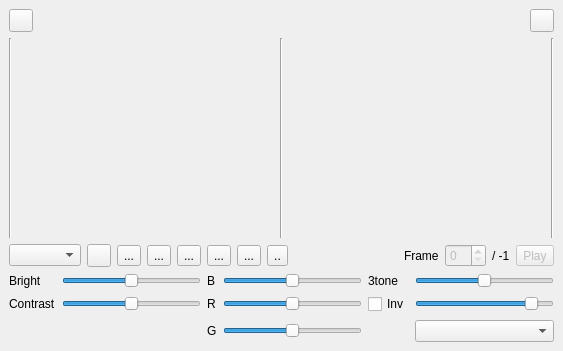
<?xml version="1.0" encoding="UTF-8"?>
<ui version="4.0">
 <class>MainWindow</class>
 <widget class="QMainWindow" name="MainWindow">
  <property name="enabled">
   <bool>true</bool>
  </property>
  <property name="geometry">
   <rect>
    <x>0</x>
    <y>0</y>
    <width>559</width>
    <height>351</height>
   </rect>
  </property>
  <property name="sizePolicy">
   <sizepolicy hsizetype="Minimum" vsizetype="Minimum">
    <horstretch>0</horstretch>
    <verstretch>0</verstretch>
   </sizepolicy>
  </property>
  <property name="baseSize">
   <size>
    <width>560</width>
    <height>360</height>
   </size>
  </property>
  <property name="windowTitle">
   <string>GFXcon</string>
  </property>
  <property name="windowIcon">
   <iconset resource="resources.qrc">
    <normaloff>:/icon.png</normaloff>:/icon.png</iconset>
  </property>
  <property name="autoFillBackground">
   <bool>false</bool>
  </property>
  <widget class="QWidget" name="centralwidget">
   <property name="sizePolicy">
    <sizepolicy hsizetype="Minimum" vsizetype="Minimum">
     <horstretch>0</horstretch>
     <verstretch>0</verstretch>
    </sizepolicy>
   </property>
   <layout class="QVBoxLayout" name="verticalLayout">
    <item>
     <layout class="QHBoxLayout" name="horizontalLayout">
      <item>
       <widget class="QToolButton" name="tbOpen">
        <property name="icon">
         <iconset resource="resources.qrc">
          <normaloff>:/open.png</normaloff>:/open.png</iconset>
        </property>
       </widget>
      </item>
      <item>
       <spacer name="horizontalSpacer_2">
        <property name="orientation">
         <enum>Qt::Horizontal</enum>
        </property>
        <property name="sizeHint" stdset="0">
         <size>
          <width>40</width>
          <height>20</height>
         </size>
        </property>
       </spacer>
      </item>
      <item>
       <widget class="QToolButton" name="tbSave">
        <property name="icon">
         <iconset resource="resources.qrc">
          <normaloff>:/save.png</normaloff>:/save.png</iconset>
        </property>
        <property name="popupMode">
         <enum>QToolButton::InstantPopup</enum>
        </property>
       </widget>
      </item>
     </layout>
    </item>
    <item>
     <layout class="QHBoxLayout" name="horizontalLayout_2">
      <item>
       <widget class="Line" name="line">
        <property name="orientation">
         <enum>Qt::Vertical</enum>
        </property>
       </widget>
      </item>
      <item>
       <widget class="MLabel" name="labSrc">
        <property name="sizePolicy">
         <sizepolicy hsizetype="Minimum" vsizetype="Minimum">
          <horstretch>0</horstretch>
          <verstretch>0</verstretch>
         </sizepolicy>
        </property>
        <property name="minimumSize">
         <size>
          <width>256</width>
          <height>192</height>
         </size>
        </property>
        <property name="alignment">
         <set>Qt::AlignLeading|Qt::AlignLeft|Qt::AlignTop</set>
        </property>
       </widget>
      </item>
      <item>
       <widget class="Line" name="line_4">
        <property name="orientation">
         <enum>Qt::Vertical</enum>
        </property>
       </widget>
      </item>
      <item>
       <widget class="QLabel" name="labResult">
        <property name="sizePolicy">
         <sizepolicy hsizetype="Minimum" vsizetype="Minimum">
          <horstretch>0</horstretch>
          <verstretch>0</verstretch>
         </sizepolicy>
        </property>
        <property name="minimumSize">
         <size>
          <width>256</width>
          <height>192</height>
         </size>
        </property>
        <property name="text">
         <string/>
        </property>
        <property name="alignment">
         <set>Qt::AlignLeading|Qt::AlignLeft|Qt::AlignTop</set>
        </property>
       </widget>
      </item>
      <item>
       <widget class="Line" name="line_3">
        <property name="orientation">
         <enum>Qt::Vertical</enum>
        </property>
       </widget>
      </item>
     </layout>
    </item>
    <item>
     <layout class="QHBoxLayout" name="horizontalLayout_3">
      <item>
       <widget class="QComboBox" name="cbType"/>
      </item>
      <item>
       <widget class="QToolButton" name="tbSizeOrig">
        <property name="toolTip">
         <string>Origin</string>
        </property>
        <property name="icon">
         <iconset resource="resources.qrc">
          <normaloff>:/size.png</normaloff>:/size.png</iconset>
        </property>
       </widget>
      </item>
      <item>
       <widget class="QToolButton" name="tbSizeW">
        <property name="toolTip">
         <string>fit width</string>
        </property>
        <property name="text">
         <string>...</string>
        </property>
        <property name="icon">
         <iconset resource="resources.qrc">
          <normaloff>:/width.png</normaloff>:/width.png</iconset>
        </property>
       </widget>
      </item>
      <item>
       <widget class="QToolButton" name="tbSizeH">
        <property name="toolTip">
         <string>Fit heigth</string>
        </property>
        <property name="text">
         <string>...</string>
        </property>
        <property name="icon">
         <iconset resource="resources.qrc">
          <normaloff>:/heigth.png</normaloff>:/heigth.png</iconset>
        </property>
       </widget>
      </item>
      <item>
       <widget class="QToolButton" name="tbSizeHW">
        <property name="toolTip">
         <string>Fit size</string>
        </property>
        <property name="text">
         <string>...</string>
        </property>
        <property name="icon">
         <iconset resource="resources.qrc">
          <normaloff>:/fit.png</normaloff>:/fit.png</iconset>
        </property>
       </widget>
      </item>
      <item>
       <widget class="QToolButton" name="tbSizeFit">
        <property name="text">
         <string>...</string>
        </property>
        <property name="icon">
         <iconset resource="resources.qrc">
          <normaloff>:/scale.png</normaloff>:/scale.png</iconset>
        </property>
       </widget>
      </item>
      <item>
       <widget class="QToolButton" name="tbShowGrid">
        <property name="text">
         <string>...</string>
        </property>
        <property name="icon">
         <iconset resource="resources.qrc">
          <normaloff>:/grid.png</normaloff>:/grid.png</iconset>
        </property>
        <property name="checkable">
         <bool>true</bool>
        </property>
       </widget>
      </item>
      <item>
       <widget class="QToolButton" name="tbZoom">
        <property name="text">
         <string>..</string>
        </property>
        <property name="icon">
         <iconset resource="resources.qrc">
          <normaloff>:/zoom.png</normaloff>:/zoom.png</iconset>
        </property>
        <property name="popupMode">
         <enum>QToolButton::InstantPopup</enum>
        </property>
       </widget>
      </item>
      <item>
       <spacer name="horizontalSpacer">
        <property name="orientation">
         <enum>Qt::Horizontal</enum>
        </property>
        <property name="sizeHint" stdset="0">
         <size>
          <width>40</width>
          <height>20</height>
         </size>
        </property>
       </spacer>
      </item>
      <item>
       <widget class="QLabel" name="label">
        <property name="text">
         <string>Frame</string>
        </property>
       </widget>
      </item>
      <item>
       <widget class="QSpinBox" name="spFrame">
        <property name="enabled">
         <bool>false</bool>
        </property>
       </widget>
      </item>
      <item>
       <widget class="QLabel" name="labFrame">
        <property name="text">
         <string>/ -1</string>
        </property>
       </widget>
      </item>
      <item>
       <widget class="QToolButton" name="tbPlay">
        <property name="enabled">
         <bool>false</bool>
        </property>
        <property name="text">
         <string>Play</string>
        </property>
        <property name="icon">
         <iconset resource="resources.qrc">
          <normaloff>:/play.png</normaloff>:/play.png</iconset>
        </property>
       </widget>
      </item>
     </layout>
    </item>
    <item>
     <layout class="QGridLayout" name="gridLayout">
      <item row="1" column="1">
       <widget class="QSlider" name="brightLevel">
        <property name="contextMenuPolicy">
         <enum>Qt::CustomContextMenu</enum>
        </property>
        <property name="maximum">
         <number>100</number>
        </property>
        <property name="value">
         <number>50</number>
        </property>
        <property name="orientation">
         <enum>Qt::Horizontal</enum>
        </property>
        <property name="tickPosition">
         <enum>QSlider::NoTicks</enum>
        </property>
       </widget>
      </item>
      <item row="1" column="3">
       <widget class="QSlider" name="sbBlue">
        <property name="contextMenuPolicy">
         <enum>Qt::CustomContextMenu</enum>
        </property>
        <property name="maximum">
         <number>200</number>
        </property>
        <property name="value">
         <number>100</number>
        </property>
        <property name="orientation">
         <enum>Qt::Horizontal</enum>
        </property>
       </widget>
      </item>
      <item row="2" column="0">
       <widget class="QLabel" name="labCon">
        <property name="text">
         <string>Contrast</string>
        </property>
       </widget>
      </item>
      <item row="2" column="1">
       <widget class="QSlider" name="contrast">
        <property name="contextMenuPolicy">
         <enum>Qt::CustomContextMenu</enum>
        </property>
        <property name="maximum">
         <number>100</number>
        </property>
        <property name="value">
         <number>50</number>
        </property>
        <property name="orientation">
         <enum>Qt::Horizontal</enum>
        </property>
       </widget>
      </item>
      <item row="2" column="2">
       <widget class="QLabel" name="labR">
        <property name="text">
         <string>R</string>
        </property>
       </widget>
      </item>
      <item row="2" column="3">
       <widget class="QSlider" name="sbRed">
        <property name="contextMenuPolicy">
         <enum>Qt::CustomContextMenu</enum>
        </property>
        <property name="maximum">
         <number>200</number>
        </property>
        <property name="value">
         <number>100</number>
        </property>
        <property name="orientation">
         <enum>Qt::Horizontal</enum>
        </property>
       </widget>
      </item>
      <item row="2" column="5">
       <widget class="QSlider" name="triMax">
        <property name="contextMenuPolicy">
         <enum>Qt::CustomContextMenu</enum>
        </property>
        <property name="maximum">
         <number>255</number>
        </property>
        <property name="value">
         <number>224</number>
        </property>
        <property name="orientation">
         <enum>Qt::Horizontal</enum>
        </property>
        <property name="tickPosition">
         <enum>QSlider::NoTicks</enum>
        </property>
       </widget>
      </item>
      <item row="3" column="2">
       <widget class="QLabel" name="labG">
        <property name="text">
         <string>G</string>
        </property>
       </widget>
      </item>
      <item row="3" column="3">
       <widget class="QSlider" name="sbGreen">
        <property name="contextMenuPolicy">
         <enum>Qt::CustomContextMenu</enum>
        </property>
        <property name="maximum">
         <number>200</number>
        </property>
        <property name="value">
         <number>100</number>
        </property>
        <property name="orientation">
         <enum>Qt::Horizontal</enum>
        </property>
       </widget>
      </item>
      <item row="1" column="0">
       <widget class="QLabel" name="label_2">
        <property name="text">
         <string>Bright</string>
        </property>
       </widget>
      </item>
      <item row="1" column="4">
       <widget class="QLabel" name="labTri">
        <property name="text">
         <string>3tone</string>
        </property>
       </widget>
      </item>
      <item row="1" column="5">
       <widget class="QSlider" name="triMin">
        <property name="contextMenuPolicy">
         <enum>Qt::CustomContextMenu</enum>
        </property>
        <property name="maximum">
         <number>255</number>
        </property>
        <property name="value">
         <number>128</number>
        </property>
        <property name="orientation">
         <enum>Qt::Horizontal</enum>
        </property>
        <property name="tickPosition">
         <enum>QSlider::NoTicks</enum>
        </property>
       </widget>
      </item>
      <item row="1" column="2">
       <widget class="QLabel" name="labB">
        <property name="text">
         <string>B</string>
        </property>
       </widget>
      </item>
      <item row="3" column="5">
       <widget class="QComboBox" name="cbTriType"/>
      </item>
      <item row="2" column="4">
       <widget class="QCheckBox" name="cbInvertGrid">
        <property name="text">
         <string>Inv</string>
        </property>
       </widget>
      </item>
     </layout>
    </item>
   </layout>
  </widget>
  <action name="aSaveAni">
   <property name="text">
    <string>ani</string>
   </property>
  </action>
  <action name="aBatchScr">
   <property name="text">
    <string>batch scr</string>
   </property>
  </action>
  <action name="aSaveScr">
   <property name="text">
    <string>zx format</string>
   </property>
  </action>
  <action name="aBWscreen">
   <property name="checkable">
    <bool>true</bool>
   </property>
   <property name="text">
    <string>b/w screen</string>
   </property>
  </action>
  <action name="aSavePng">
   <property name="text">
    <string>png</string>
   </property>
  </action>
  <action name="actX1">
   <property name="text">
    <string>x1</string>
   </property>
  </action>
  <action name="actX2">
   <property name="text">
    <string>x2</string>
   </property>
  </action>
  <action name="actX3">
   <property name="text">
    <string>x3</string>
   </property>
  </action>
 </widget>
 <customwidgets>
  <customwidget>
   <class>MLabel</class>
   <extends>QLabel</extends>
   <header>mlabel.h</header>
  </customwidget>
 </customwidgets>
 <resources>
  <include location="resources.qrc"/>
 </resources>
 <connections/>
</ui>
